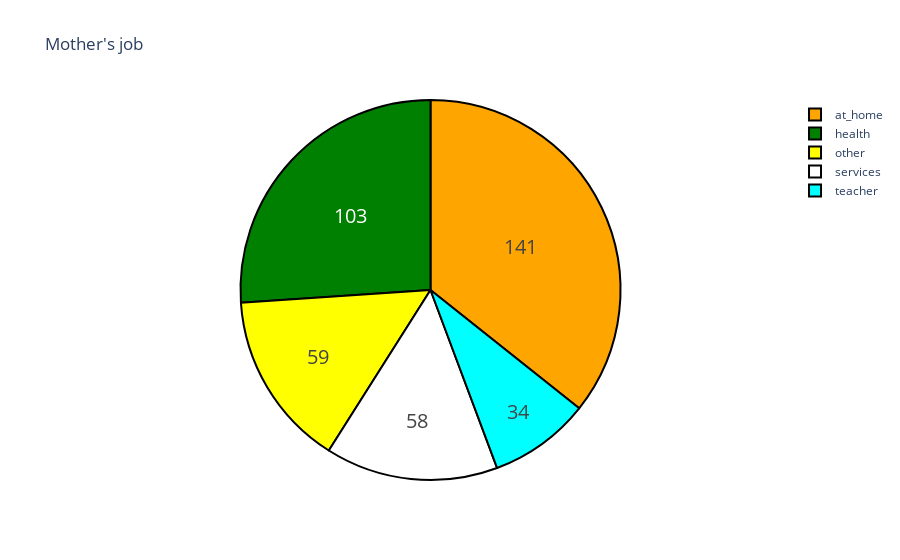

The notebook cell saved with this chart:
### Markdown cell above
- 结果显示，我很高兴大多数学生和父母一起生活。 而且很多人都是一家人多余3人，其乐融融，共享天伦
- 有很多有关学生家长的信息。主要是**家长的职业信息**，比如，其中有多少是医生，家庭主妇等等。

### Code cell
labels = data["Mjob"].unique().tolist()
amount = data["Mjob"].value_counts().tolist()

colors = ["orange", "green", "yellow", "white",'cyan']

trace = go.Pie(labels=labels, values=amount,
               hoverinfo='label+percent', textinfo='value', 
               textfont=dict(size=20),
               marker=dict(colors=colors, 
                           line=dict(color='#000000', width=2)))

dt = [trace]
layout = go.Layout(title="Mother's job")

fig = go.Figure(data=dt, layout=layout)
iplot(fig, filename = 'pi_chart')

### Figure 1 — Plotly figure (JSON) as saved in the notebook; plotly's stock layout.template omitted (floating-point values rounded to 4 significant figures)
{"data": [{"hoverinfo": "label+percent", "labels": ["at_home", "health", "other", "services", "teacher"], "marker": {"colors": ["orange", "green", "yellow", "white", "cyan"], "line": {"color": "#000000", "width": 2}}, "textfont": {"size": 20}, "textinfo": "value", "type": "pie", "values": [141, 103, 59, 58, 34]}], "layout": {"title": {"text": "Mother's job"}}}
